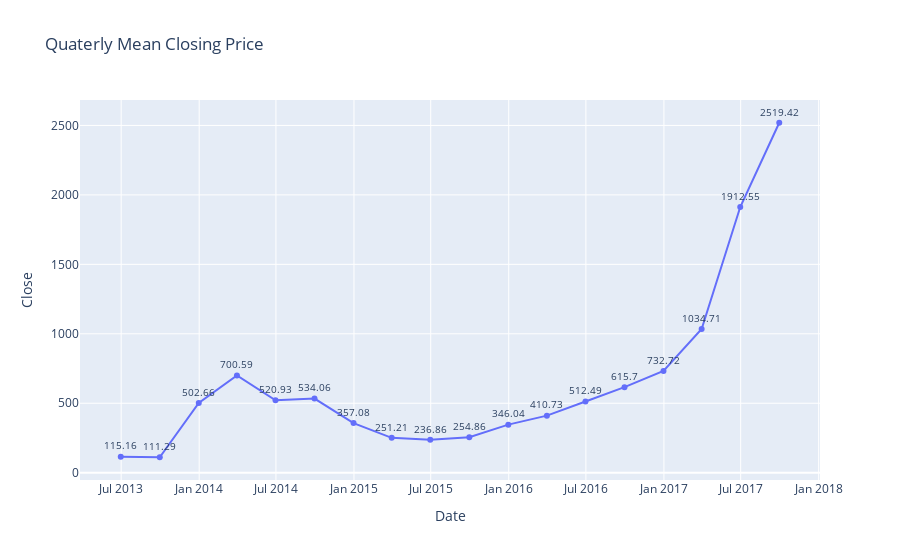

Here is the notebook cell this chart was saved with:
### Code cell
# Quaterly Mean Closing Price using Plotly Express

mean_cpQ = data['Close'].resample('QE').mean()
fig = px.line(mean_cpQ, y='Close', title='Quaterly Mean Closing Price', markers = True)
fig.update_traces(
    mode='lines+markers+text',
    text=mean_cpQ.round(2),
    textposition='top center',
    texttemplate='%{text}',
    textfont=dict(size=10)
)
fig.show()

### Figure 1 — Plotly figure (JSON) as saved in the notebook; plotly's stock layout.template omitted (floating-point values rounded to 4 significant figures)
{"data": [{"hovertemplate": "Date=%{x}<br>Close=%{y}<extra></extra>", "legendgroup": "", "line": {"color": "#636efa", "dash": "solid"}, "marker": {"symbol": "circle"}, "mode": "lines+markers+text", "name": "", "orientation": "v", "showlegend": false, "text": [115.2, 111.3, 502.7, 700.6, 520.9, 534.1, 357.1, 251.2, 236.9, 254.9, 346.0, 410.7, 512.5, 615.7, 732.7, 1035.0, 1913.0, 2519.0], "textfont": {"size": 10}, "textposition": "top center", "texttemplate": "%{text}", "type": "scatter", "x": ["2013-06-30T00:00:00.000000000", "2013-09-30T00:00:00.000000000", "2013-12-31T00:00:00.000000000", "2014-03-31T00:00:00.000000000", "2014-06-30T00:00:00.000000000", "2014-09-30T00:00:00.000000000", "2014-12-31T00:00:00.000000000", "2015-03-31T00:00:00.000000000", "2015-06-30T00:00:00.000000000", "2015-09-30T00:00:00.000000000", "2015-12-31T00:00:00.000000000", "2016-03-31T00:00:00.000000000", "2016-06-30T00:00:00.000000000", "2016-09-30T00:00:00.000000000", "2016-12-31T00:00:00.000000000", "2017-03-31T00:00:00.000000000", "2017-06-30T00:00:00.000000000", "2017-09-30T00:00:00.000000000"], "xaxis": "x", "y": [115.2, 111.3, 502.7, 700.6, 520.9, 534.1, 357.1, 251.2, 236.9, 254.9, 346.0, 410.7, 512.5, 615.7, 732.7, 1035.0, 1913.0, 2519.0], "yaxis": "y"}], "layout": {"legend": {"tracegroupgap": 0}, "title": {"text": "Quaterly Mean Closing Price"}, "xaxis": {"anchor": "y", "domain": [0, 1], "title": {"text": "Date"}}, "yaxis": {"anchor": "x", "domain": [0, 1], "title": {"text": "Close"}}}}
